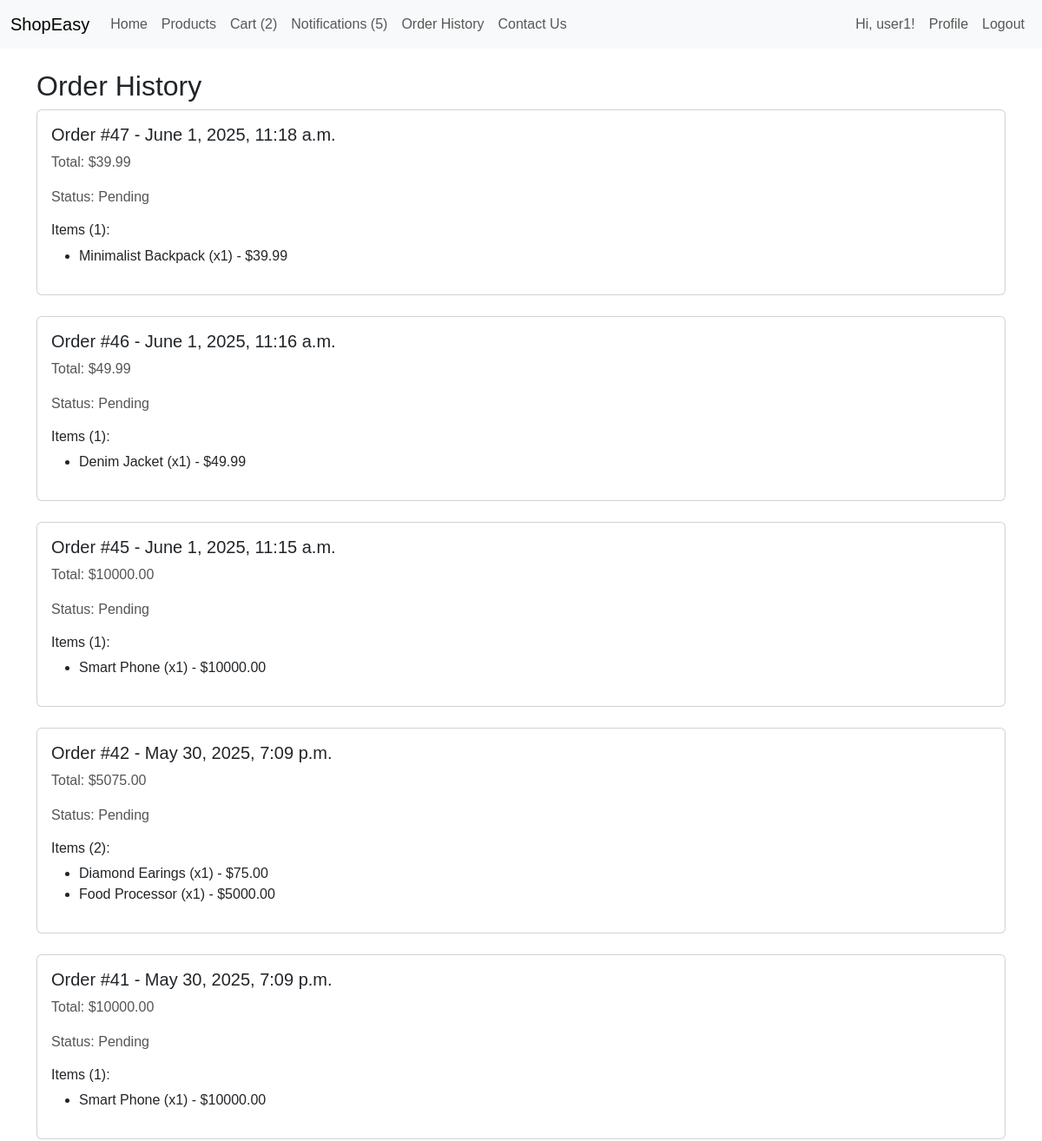
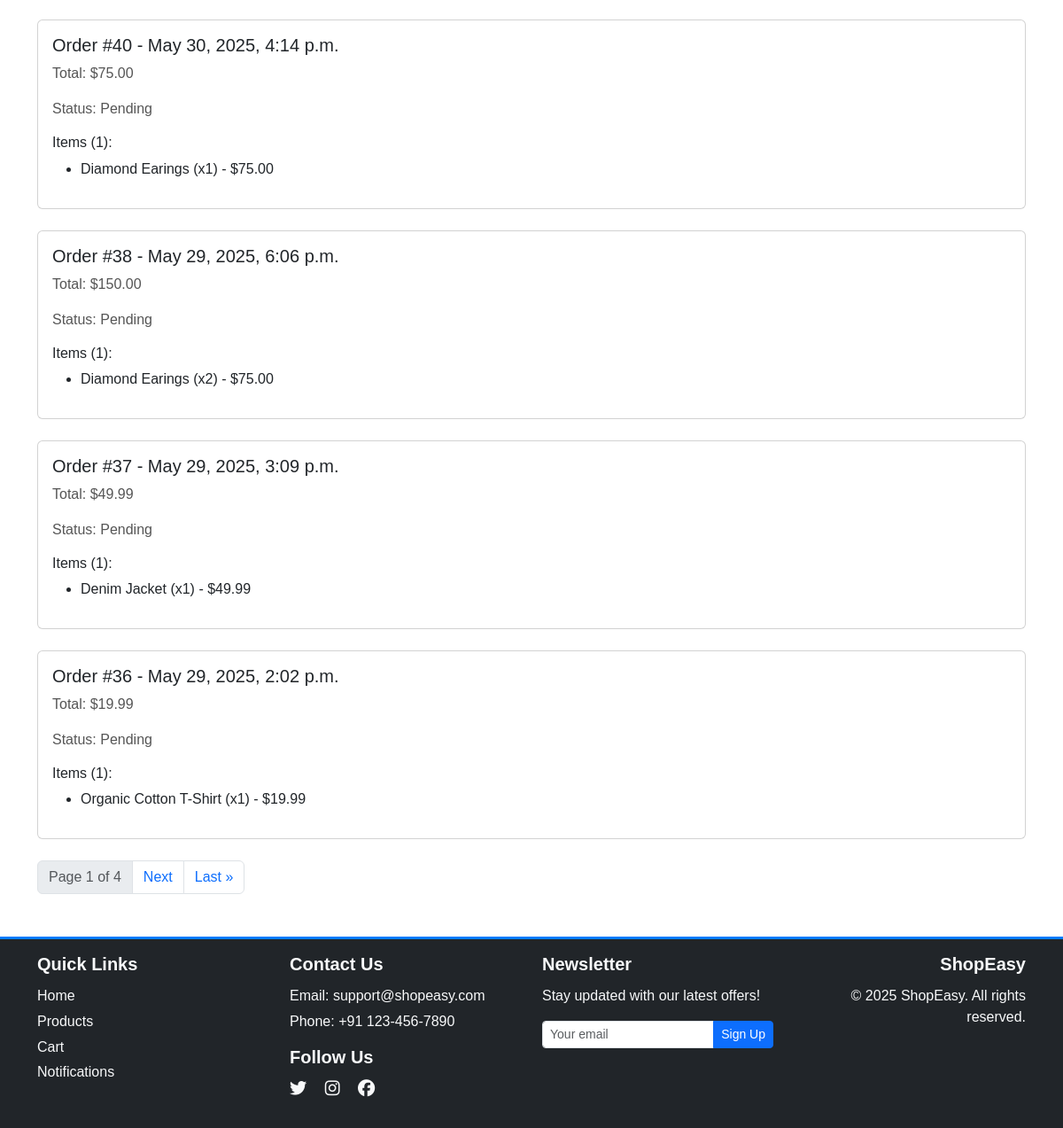
The app's page /order-history/ (signed in) with its own data (2 pictures, top to bottom).
### shop/models.py (models this page shows, shortened)
class Order(models.Model):
    STATUS_CHOICES = (
        ('Pending', 'Pending'),
        ('Processing', 'Processing'),
        ('Shipped', 'Shipped'),
        ('Delivered', 'Delivered'),
        ('Cancelled', 'Cancelled'),
    )
    user = models.ForeignKey(User, on_delete=models.CASCADE)
    total_amount = models.DecimalField(max_digits=10, decimal_places=2)
    status = models.CharField(max_length=20, choices=STATUS_CHOICES, default='Pending')
    created_at = models.DateTimeField(auto_now_add=True)

class OrderItem(models.Model):
    order = models.ForeignKey(Order, on_delete=models.CASCADE, related_name='order_items')
    product = models.ForeignKey(Product, on_delete=models.CASCADE)
    quantity = models.PositiveIntegerField()
    price = models.DecimalField(max_digits=10, decimal_places=2)

class Product(models.Model):
    name = models.CharField(max_length=200)
    category = models.ForeignKey(Category, on_delete=models.CASCADE)
    price = models.DecimalField(max_digits=10, decimal_places=2)
    description = models.TextField()
    image = models.ImageField(upload_to='products/', null=True, blank=True)
    is_featured = models.BooleanField(default=False)  # Added to mark featured products

### shop/views.py (the view)
# urls.py: path('order-history/', views.order_history, name='order_history'),
@login_required
def order_history(request):
    orders = Order.objects.filter(user=request.user).order_by('-created_at').prefetch_related('order_items__product')
    paginator = Paginator(orders, 9)
    page_number = request.GET.get('page')
    page_obj = paginator.get_page(page_number)
    for order in page_obj:
        print(f"Order {order.id} (Status: {order.status}):")
        items = order.order_items.all()
        print(f"  Number of Items: {items.count()}")
        for item in items:
            print(f"    Item: {item.product.name} (x{item.quantity}) - ${item.price}")
    return render(request, 'shop/order_history.html', {'page_obj': page_obj, 'show_footer': False})

### shop/context_processors.py (called while the page is built)
def navbar_counts(request):
    if not request.user.is_authenticated:
        return {
            'cart_items_count': 0,
            'unread_notifications_count': 0,
        }
    cart_items = CartItem.objects.filter(user=request.user)
    cart_items_count = sum(item.quantity for item in cart_items)
    unread_notifications_count = Notification.objects.filter(user=request.user, is_read=False).count()
    return {
        'cart_items_count': cart_items_count,
        'unread_notifications_count': unread_notifications_count,
    }

### shop/templates/shop/order_history.html (shortened to what this page needs)
{% extends 'shop/base.html' %}
{% block content %}
    <h2>Order History</h2>
    <div class="row">
        {% for order in page_obj %}
            <div class="col-md-12 mb-4">
                <div class="card">
                    <div class="card-body">
                        <h5 class="card-title">Order #{{ order.id }} - {{ order.created_at }}</h5>
                        <p class="card-text">Total: ${{ order.total_amount }}</p>
                        <p class="card-text">Status: {{ order.status }}</p>
                        <h6>Items ({{ order.order_items.count }}):</h6>
                        <ul>
                            {% for item in order.order_items.all %}
                                <li>{{ item.product.name }} (x{{ item.quantity }}) - ${{ item.price }}</li>
                            {% empty %}
                                <li>No items in this order.</li>
                            {% endfor %}
                        </ul>
                    </div>
                </div>
            </div>
        {% empty %}
            <p>No orders found.</p>
        {% endfor %}
    </div>
    <nav aria-label="Page navigation">
        <ul class="pagination">
            <li class="page-item disabled">
                <span class="page-link">Page {{ page_obj.number }} of {{ page_obj.paginator.num_pages }}</span>
            </li>
            {% if page_obj.has_next %}
                <li class="page-item">
                    <a class="page-link" href="?page={{ page_obj.next_page_number }}">Next</a>
                </li>
                <li class="page-item">
                    <a class="page-link" href="?page={{ page_obj.paginator.num_pages }}">Last »</a>
                </li>
            {% endif %}
        </ul>
    </nav>
{% endblock %}

### shop/templates/shop/base.html (shortened to what this page needs)
{% load django_bootstrap5 %}
{% load static %}
<!DOCTYPE html>
<html lang="en">
<head>
    <link href="https://cdn.jsdelivr.net/npm/bootstrap@5.3.0/dist/css/bootstrap.min.css" rel="stylesheet">
    <link rel="stylesheet" href="https://cdnjs.cloudflare.com/ajax/libs/font-awesome/6.4.2/css/all.min.css">
    <link rel="stylesheet" href="{% static 'css/styles.css' %}">
</head>
<body>
    <nav class="navbar navbar-expand-lg navbar-light bg-light">
        <div class="container-fluid">
            <a class="navbar-brand" href="{% url 'home' %}">ShopEasy</a>
            <div class="collapse navbar-collapse" id="navbarNav">
                <ul class="navbar-nav">
                    <li class="nav-item">
                        <a class="nav-link" href="{% url 'home' %}">Home</a>
                    </li>
                    <li class="nav-item">
                        <a class="nav-link" href="{% url 'products' %}">Products</a>
                    </li>
                    <li class="nav-item">
                        <a class="nav-link" href="{% url 'cart' %}">
                            Cart
                            {% if cart_items_count > 0 %}
                            ({{ cart_items_count }})
                            {% endif %}
                        </a>
                    </li>
                    <li class="nav-item">
                        <a class="nav-link" href="{% url 'notifications' %}">
                            Notifications
                            {% if unread_notifications_count > 0 %}
                            ({{ unread_notifications_count }})
                            {% endif %}
                        </a>
                    </li>
                    {% if user.is_authenticated %}
                    <li class="nav-item">
                        <a class="nav-link" href="{% url 'order_history' %}">Order History</a>
                    </li>
                    {% endif %}
                    <li class="nav-item">
                        <a class="nav-link" href="{% url 'contact' %}">Contact Us</a>
                    </li>
                </ul>
                <ul class="navbar-nav ms-auto">
                    {% if user.is_authenticated %}
                    <li class="nav-item">
                        <span class="nav-link">Hi, {{ user.username }}!</span>
                    </li>
                    <li class="nav-item">
                        <a class="nav-link" href="{% url 'profile' %}">Profile</a>
                    </li>
                    <li class="nav-item">
                        <a class="nav-link" href="{% url 'logout' %}">Logout</a>
                    </li>
                    {% endif %}
                </ul>
            </div>
        </div>
    </nav>
    <div class="container mt-4">
        {% block content %}
        {% endblock %}
    </div>
    <footer class="bg-dark text-light py-3 mt-5">
        <div class="container">
            <div class="row">
                <div class="col-md-3 mb-3">
                    <h5>Quick Links</h5>
                    <ul class="list-unstyled">
                        <li><a href="{% url 'home' %}" class="text-light text-decoration-none footer-link">Home</a></li>
                        <li><a href="{% url 'products' %}" class="text-light text-decoration-none footer-link">Products</a></li>
                        <li><a href="{% url 'cart' %}" class="text-light text-decoration-none footer-link">Cart</a></li>
                        <li><a href="{% url 'notifications' %}" class="text-light text-decoration-none footer-link">Notifications</a></li>
                    </ul>
                </div>
                <div class="col-md-3 mb-3">
                    <h5>Contact Us</h5>
                    <ul class="list-unstyled">
                        <li>Email: <a href="mailto:support@shopeasy.com" class="text-light text-decoration-none footer-link">support@shopeasy.com</a></li>
                        <li>Phone: +91 123-456-7890</li>
                    </ul>
                    <h5 class="mt-3">Follow Us</h5>
                    <div class="social-links mt-2">
                        <a href="https://twitter.com" target="_blank" class="text-light me-3 footer-link"></a>
                        <a href="https://instagram.com" target="_blank" class="text-light me-3 footer-link"></a>
                        <a href="https://facebook.com" target="_blank" class="text-light footer-link"></a>
                    </div>
                </div>
                <div class="col-md-3 mb-3">
                    <h5>Newsletter</h5>
                    <p>Stay updated with our latest offers!</p>
                    <form>
                        <div class="input-group input-group-sm">
                            <input type="email" class="form-control" placeholder="Your email" aria-label="Email for newsletter">
                            <button type="submit" class="btn btn-primary">Sign Up</button>
                        </div>
                    </form>
                </div>
                <div class="col-md-3 text-center text-md-end mb-3">
                    <h5>ShopEasy</h5>
                    <p>© {% now "Y" %} ShopEasy. All rights reserved.</p>
                </div>
            </div>
        </div>
    </footer>
</body>
</html>

### shop/static/css/styles.css (style rules this page uses)
body { font-family: Arial, sans-serif; padding-bottom: 70px; }
.navbar { margin-bottom: 20px; }
html, body { height: 100%; margin: 0; }
.container.mt-4 { min-height: calc(100vh - 70px - 56px); }
footer { border-top: 3px solid #007bff; bottom: 0; left: 0; width: 100%; z-index: 1000; }
footer h5 { font-weight: 600; margin-bottom: 0.75rem; }
footer ul li { margin-bottom: 0.3rem; }
.card-title { font-size: 1.25rem; font-weight: 500; }
.card-text { color: #555; }

### records on screen
Order: id "47", created_at "June 1, 2025, 11:18 a.m.", total_amount "39.99", status "Pending", order_items.count "1"
OrderItem: product.name "Minimalist Backpack", quantity "1", price "39.99"
Order: id "46", created_at "June 1, 2025, 11:16 a.m.", total_amount "49.99", status "Pending", order_items.count "1"
OrderItem: product.name "Denim Jacket", quantity "1", price "49.99"
Order: id "45", created_at "June 1, 2025, 11:15 a.m.", total_amount "10000.00", status "Pending", order_items.count "1"
OrderItem: product.name "Smart Phone", quantity "1", price "10000.00"
Order: id "42", created_at "May 30, 2025, 7:09 p.m.", total_amount "5075.00", status "Pending", order_items.count "2"
OrderItem: product.name "Diamond Earings", quantity "1", price "75.00"
OrderItem: product.name "Food Processor", quantity "1", price "5000.00"
Order: id "41", created_at "May 30, 2025, 7:09 p.m.", total_amount "10000.00", status "Pending", order_items.count "1"
OrderItem: product.name "Smart Phone", quantity "1", price "10000.00"
Order: id "40", created_at "May 30, 2025, 4:14 p.m.", total_amount "75.00", status "Pending", order_items.count "1"
OrderItem: product.name "Diamond Earings", quantity "1", price "75.00"
Order: id "38", created_at "May 29, 2025, 6:06 p.m.", total_amount "150.00", status "Pending", order_items.count "1"
OrderItem: product.name "Diamond Earings", quantity "2", price "75.00"
Order: id "37", created_at "May 29, 2025, 3:09 p.m.", total_amount "49.99", status "Pending", order_items.count "1"
OrderItem: product.name "Denim Jacket", quantity "1", price "49.99"
Order: id "36", created_at "May 29, 2025, 2:02 p.m.", total_amount "19.99", status "Pending", order_items.count "1"
OrderItem: product.name "Organic Cotton T-Shirt", quantity "1", price "19.99"

### other values on screen
{{ cart_items_count }} "2"
{{ unread_notifications_count }} "5"
{{ user.username }} "user1"
{{ page_obj.number }} "1"
{{ page_obj.paginator.num_pages }} "4"
